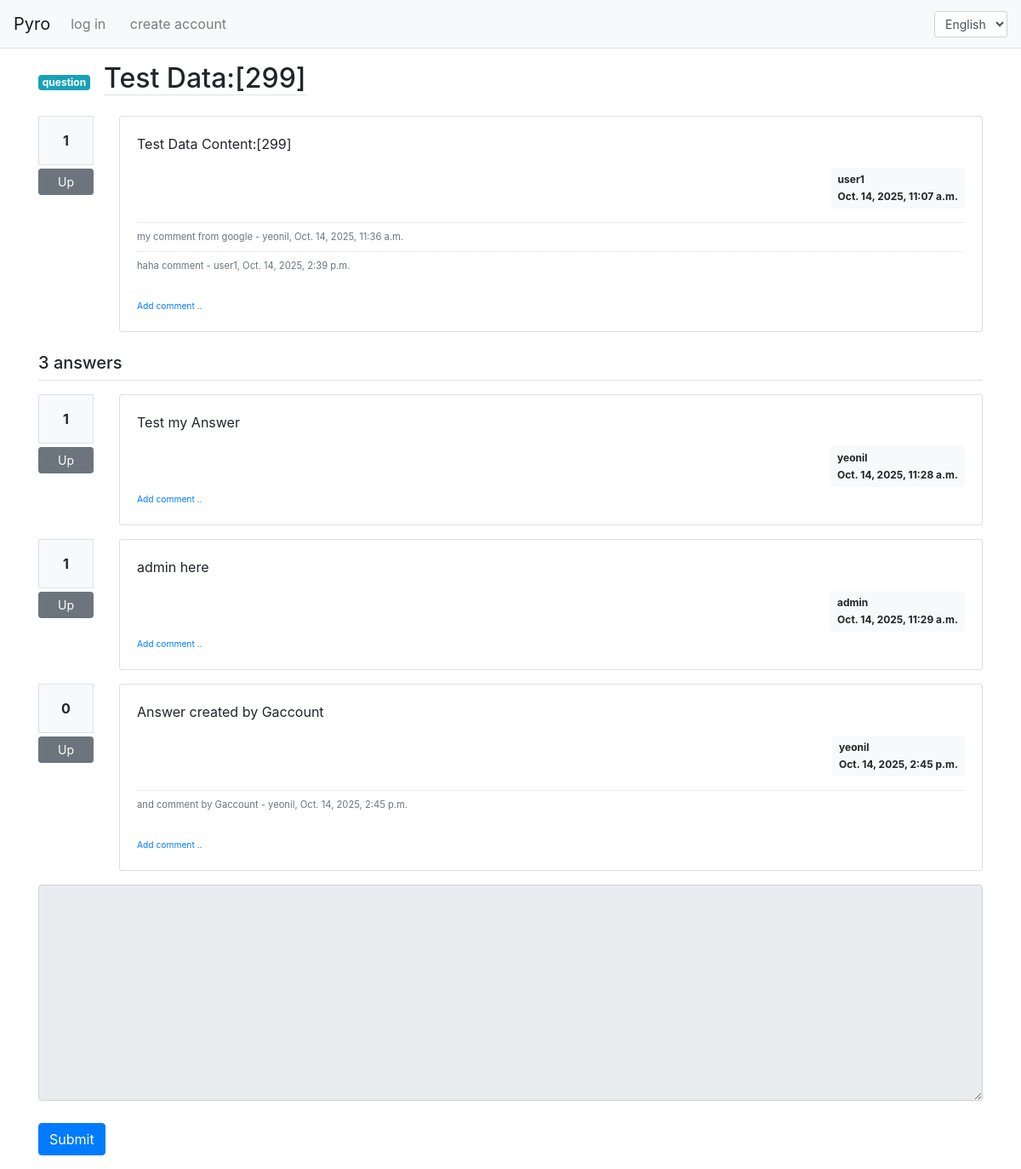
The app's page /en/pybo/600/ with its own data.
### pybo/models.py (models this page shows, shortened)
class Question(models.Model):
    subject = models.CharField(max_length=200)
    author = models.ForeignKey(
        User, on_delete=models.CASCADE, related_name="author_question"
    )
    content = models.TextField()
    create_date = models.DateTimeField()
    modify_date = models.DateTimeField(null=True, blank=True)
    voter = models.ManyToManyField(User, related_name="voter_question")
    viewer = models.ManyToManyField(User, related_name="viewer_question")
    category = models.CharField(
        max_length=20, choices=CATEGORY_CHOICE, default="question"
    )

class Comment(models.Model):
    author = models.ForeignKey(User, on_delete=models.CASCADE)
    content = models.TextField()
    create_date = models.DateTimeField()
    modify_date = models.DateTimeField(null=True, blank=True)
    question = models.ForeignKey(
        Question, on_delete=models.CASCADE, null=True, blank=True
    )
    answer = models.ForeignKey(Answer, on_delete=models.CASCADE, null=True, blank=True)

class Answer(models.Model):
    question = models.ForeignKey(Question, on_delete=models.CASCADE)
    author = models.ForeignKey(
        User, on_delete=models.CASCADE, related_name="author_answer"
    )
    content = models.TextField()
    create_date = models.DateTimeField()
    modify_date = models.DateTimeField(null=True, blank=True)
    voter = models.ManyToManyField(User, related_name="voter_answer")

### common/models.py (models this page shows)
class User(AbstractUser):
    phone = models.CharField(max_length=20, blank=True)
    address = models.CharField(max_length=255, blank=True)
    nickname = models.CharField(max_length=30, blank=True)

### pybo/views/base_views.py (the view)
# urls.py: path("<int:question_id>/", base_views.detail, name="detail"),
def detail(request, question_id):
    question = get_object_or_404(Question, pk=question_id)
    answer_list = (
        Answer.objects.filter(question=question)
        .annotate(num_voter=Count("voter"))
        .order_by("-num_voter")
    )
    if (
        request.user.is_authenticated
        and not question.viewer.filter(id=request.user.id).exists()
    ):
        question.viewer.add(request.user)
    context = {"question": question, "answer_list": answer_list}
    return render(request, "pybo/question_detail.html", context)

### pybo/templatetags/navbar_filter.py (called while the page is built)
@register.filter()
def strip_lang_prefix(path):
    if path[:3] in [f"/{lang}" for lang, _ in settings.LANGUAGES]:
        return path[3:] or "/"  # return "/" if path becomes empty
    return path

@register.filter
def is_lang(request, lang_code):
    if hasattr(request, "LANGUAGE_CODE"):
        return request.LANGUAGE_CODE[:2] == lang_code
    return False

### pybo/templatetags/pybo_filter.py (called while the page is built)
@register.filter()
def mark(value):
    extensions = ["extra", "nl2br", "fenced_code", "sane_lists"]
    return mark_safe(markdown.markdown(value, extensions=extensions))

@register.filter
def category_badge_class(category):
    return {
        "question": "badge-info",
        "free": "badge-success",
        "lecture": "badge-warning",
    }.get(category, "badge-secondary")

### templates/pybo/question_detail.html (shortened to what this page needs)
{% extends 'base.html' %}
{% load i18n %}
{% load pybo_filter %}
{% block content %}
    <div class="container my-3">
        <div style="display: flex; align-items: center; gap: 1rem;">
            <span class="badge {{ question.category|category_badge_class }}">
                                {{ question.get_category_display }}
            </span>
            <h2 class="border-bottom py2">{{ question.subject }}</h2>
        </div>
        {% include "pybo/question_detail/question_question.html" %}
        <h5 class="border-bottom my-3 py-2">
            {{ question.answer_set.count }} {% trans "QUESTION_DETAIL.ANSWERS_EXIST" %}
        </h5>
        {% include "pybo/question_detail/question_answer.html" %}
        <form action="{% url 'pybo:answer_create' question.id %}" method="post" class="my-3">
            <div class="form-group">
            <textarea name="content" id="content"
                      {% if not user.is_authenticated %}disabled{% endif %}
                      class="form-control" rows="10"></textarea>
            </div>
            <input type="submit" value="{% trans "QUESTION_DETAIL.SUBMIT" %}" class="btn btn-primary">
        </form>
    </div>
{% endblock %}

### templates/base.html (shortened to what this page needs)
{% load static %}
{% load i18n %}
<!DOCTYPE html>
<html lang="ko">
<head>
    <link rel="stylesheet" type="text/css" href="{% static 'bootstrap.min.css' %}">
    <link rel="stylesheet" type="text/css" href="{% static 'style.css' %}">
</head>
<body>
{% include "navbar.html" %}
{% block content %}{% endblock %}
</body>
</html>

### templates/navbar.html (shortened to what this page needs)
{% load i18n %}
{% load navbar_filter %}
<nav class="navbar navbar-expand-lg navbar-light bg-light border-bottom">
    <a class="navbar-brand" href="{% url 'pybo:index' %}">{% trans "NAVBAR.MAIN" %}</a>
    <div class="collapse navbar-collapse" id="navbarNav">
        <ul class="navbar-nav">
            <li class="nav-item">
                {% if user.is_authenticated %}
                    <form action="{% url 'common:logout' %}" method="post" style="display:inline;">
                      {% csrf_token %}
                      <button type="submit" class="nav-link btn btn-link" style="padding:0;">
                        {{ user.username }} ({% trans "NAVBAR.LOGOUT" %})
                      </button>
                    </form>
                {% else %}
                <ul class="list-inline">
                    <li class="list-inline-item">
                        <a class="nav-link" href="{% url 'common:login' %}">{% trans "NAVBAR.LOGIN" %}</a>
                    </li>
                    <li class="list-inline-item">
                        <a class="nav-link" href="{%  url 'common:signup' %}">{% trans "NAVBAR.CREATE_ACCOUNT" %}</a>
                    </li>
                </ul>
                {% endif %}
            </li>
        </ul>
        <ul class="navbar-nav ml-auto">
            <li class="nav-item">
                <form action="{% url 'set_language' %}" method="post" class="d-inline">
                    <select name="language" onchange="this.form.submit()" class="form-control form-control-sm">
                        <option value="en" {% if request|is_lang:"en" %}selected{% endif %}>English</option>
                    </select>
                </form>
            </li>
        </ul>
    </div>
</nav>

### templates/pybo/question_detail/question_question.html (shortened to what this page needs)
{% load i18n %}
{% load pybo_filter %}
<div class="row my-3">
    <div class="col-1">
        <div class="bg-light text-center p-3 border font-weight-bolder mb-1">
            {{ question.voter.count }}
        </div>
        <a href="#" data-uri="{% url 'pybo:vote_question' question.id %}"
           class="recommend btn btn-sm btn-secondary btn-block my-1">{% trans "QUESTION_DETAIL.UP" %}</a>
    </div>
    <div class="col-11">
        <div class="card">
            <div class="card-body">
                <div class="card-text" style="white-space: pre-line;">{{ question.content|mark }}</div>
                <div class="d-flex justify-content-end">
                    <div class="badge badge-light p-2 text-left">
                        <div class="mb-2">{{ question.author.username }}</div>
                        <div>{{ question.create_date }}</div>
                    </div>
                </div>
                {% include "pybo/question_detail/question_comment.html" %}
            </div>
        </div>
    </div>
</div>

### templates/pybo/question_detail/question_comment.html (shortened to what this page needs)
{% load i18n %}
{% if question.comment_set.count > 0 %}
    <div class="my-3">
        {% for comment in question.comment_set.all %}
            <div class="comment py-2 text-muted">
                <span style="white-space: pre-line;">{{ comment.content }}</span>
                <span>
            - {{ comment.author }}, {{ comment.create_date }}
        </span>
            </div>
        {% endfor %}
    </div>
{% endif %}
<div>
    <a href="{% url 'pybo:comment_create_question' question.id %}"
       class="small"><small>{% trans "QUESTION_DETAIL.ADD_COMMENT" %}</small></a>
</div>

### templates/pybo/question_detail/question_answer.html (shortened to what this page needs)
{% load i18n %}
{% load pybo_filter %}
{% for answer in answer_list.all %}
    <div class="row my-3">
        <div class="col-1">
            <div class="bg-light text-center p-3 border font-weight-bolder mb-1">
                {{ answer.voter.count }}
            </div>
            <a href="#" data-uri="{% url 'pybo:vote_answer_question' answer.id %}"
               class="recommend btn btn-sm btn-secondary btn-block my-1">{% trans "QUESTION_DETAIL.UP" %}</a>
        </div>
        <div class="col-11">
            <div class="card">
                <div class="card-body">
                    <div class="card-text" style="white-space: pre-line">{{ answer.content|mark }}</div>
                    <div class="d-flex justify-content-end">
                        <div class="badge badge-light p-2 text-left">
                            <div class="mb-2">{{ answer.author.username }}</div>
                            <div>{{ answer.create_date }}</div>
                        </div>
                    </div>
                    {% include "pybo/question_detail/answer_comment.html" %}
                </div>
            </div>
        </div>
    </div>
{% endfor %}

### templates/pybo/question_detail/answer_comment.html (shortened to what this page needs)
{% load i18n %}
{% if answer.comment_set.count > 0 %}
    <div class="my-3">
        {% for comment in answer.comment_set.all %}
            <div class="comment py-2 text-muted">
                <span style="white-space: pre-line;">{{ comment.content }}</span>
                <span>
                    - {{ comment.author }}, {{ comment.create_date }}
                </span>
            </div>
        {% endfor %}
    </div>
{% endif %}
<div>
    <a href="{% url 'pybo:comment_create_answer' answer.id %}"
       class="small"><small>{% trans "QUESTION_DETAIL.ADD_COMMENT" %}</small></a>
</div>

### static/style.css (style rules this page uses)
textarea { width: 100%; }
input[type=submit] { margin-top: 10px; }
.comment { border-top: dotted 1px #ddd; font-size: 0.7em; }

### records on screen
Question: category "question", subject "Test Data:[299]", voter.count "1", content|mark "Test Data Content:[299]", author.username "user1", create_date "Oct. 14, 2025, 11:07 a.m.", answer_set.count "3"
Comment: content "my comment from google", author "yeonil", create_date "Oct. 14, 2025, 11:36 a.m."
Comment: content "haha comment", author "user1", create_date "Oct. 14, 2025, 2:39 p.m."
Answer: voter.count "1", content|mark "Test my Answer", author.username "yeonil", create_date "Oct. 14, 2025, 11:28 a.m."
Answer: voter.count "1", content|mark "admin here", author.username "admin", create_date "Oct. 14, 2025, 11:29 a.m."
Answer: voter.count "0", content|mark "Answer created by Gaccount", author.username "yeonil", create_date "Oct. 14, 2025, 2:45 p.m."
Comment: content "and comment by Gaccount", author "yeonil", create_date "Oct. 14, 2025, 2:45 p.m."
